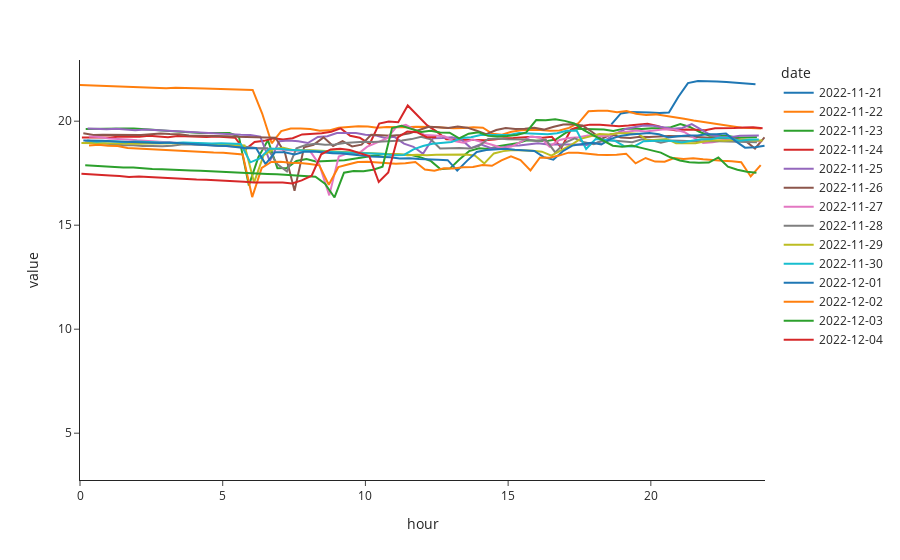

Notebook code cell kept with this figure:
### Code cell
import plotly.express as px

fig = px.line(df_data, x='hour', y='value', color='date', template="simple_white")

fig.add_shape( # add a horizontal "target" line
    type="line",
    x0=0, x1=24, y0=20, yref="y"
)

fig.show()
